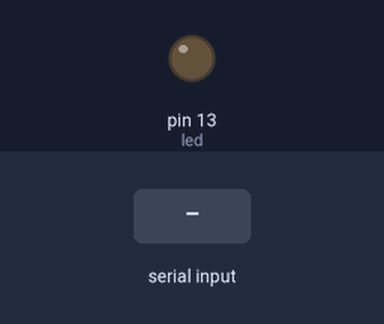
Bench run of a sketch on a simulated Arduino Uno, built with avr-gcc and run on an emulated ATmega328P. Shown: output pins drawn as LEDs (lit = HIGH). The test bench sets the inputs (shaded band).

Above: at 1.2 s.
1.3 s: "r" received over Serial
At 1.8 s:
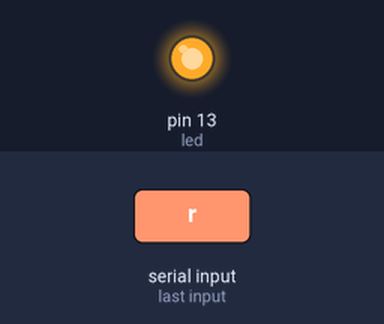
2.8 s: "1" received over Serial
At 4.1 s:
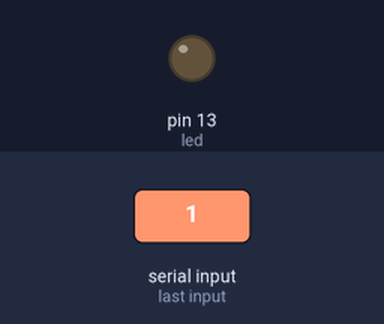
Timing chart, 0 to 5.8 s (numbered marks = the images above; inputs shaded):
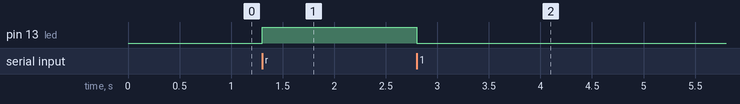

The sketch:

serial.ino
```cpp
#include <Arduino.h>

int led = 13;

void setup()
{
    Serial.begin(9600);
    pinMode(led,OUTPUT);
}

void loop()
{

    if(Serial.available() > 0) // existe un dato de lectura
    {
        char caracter = Serial.read();

        if(caracter == 'r')
        {
            digitalWrite(led, HIGH);
        }
        else
        {
            digitalWrite(led, LOW);
        }
    }
}
```

Measured:
- after the input at 1.3 s, pin 13 (led): LOW → HIGH at once
- after the input at 2.8 s, pin 13 (led): HIGH → LOW at once
